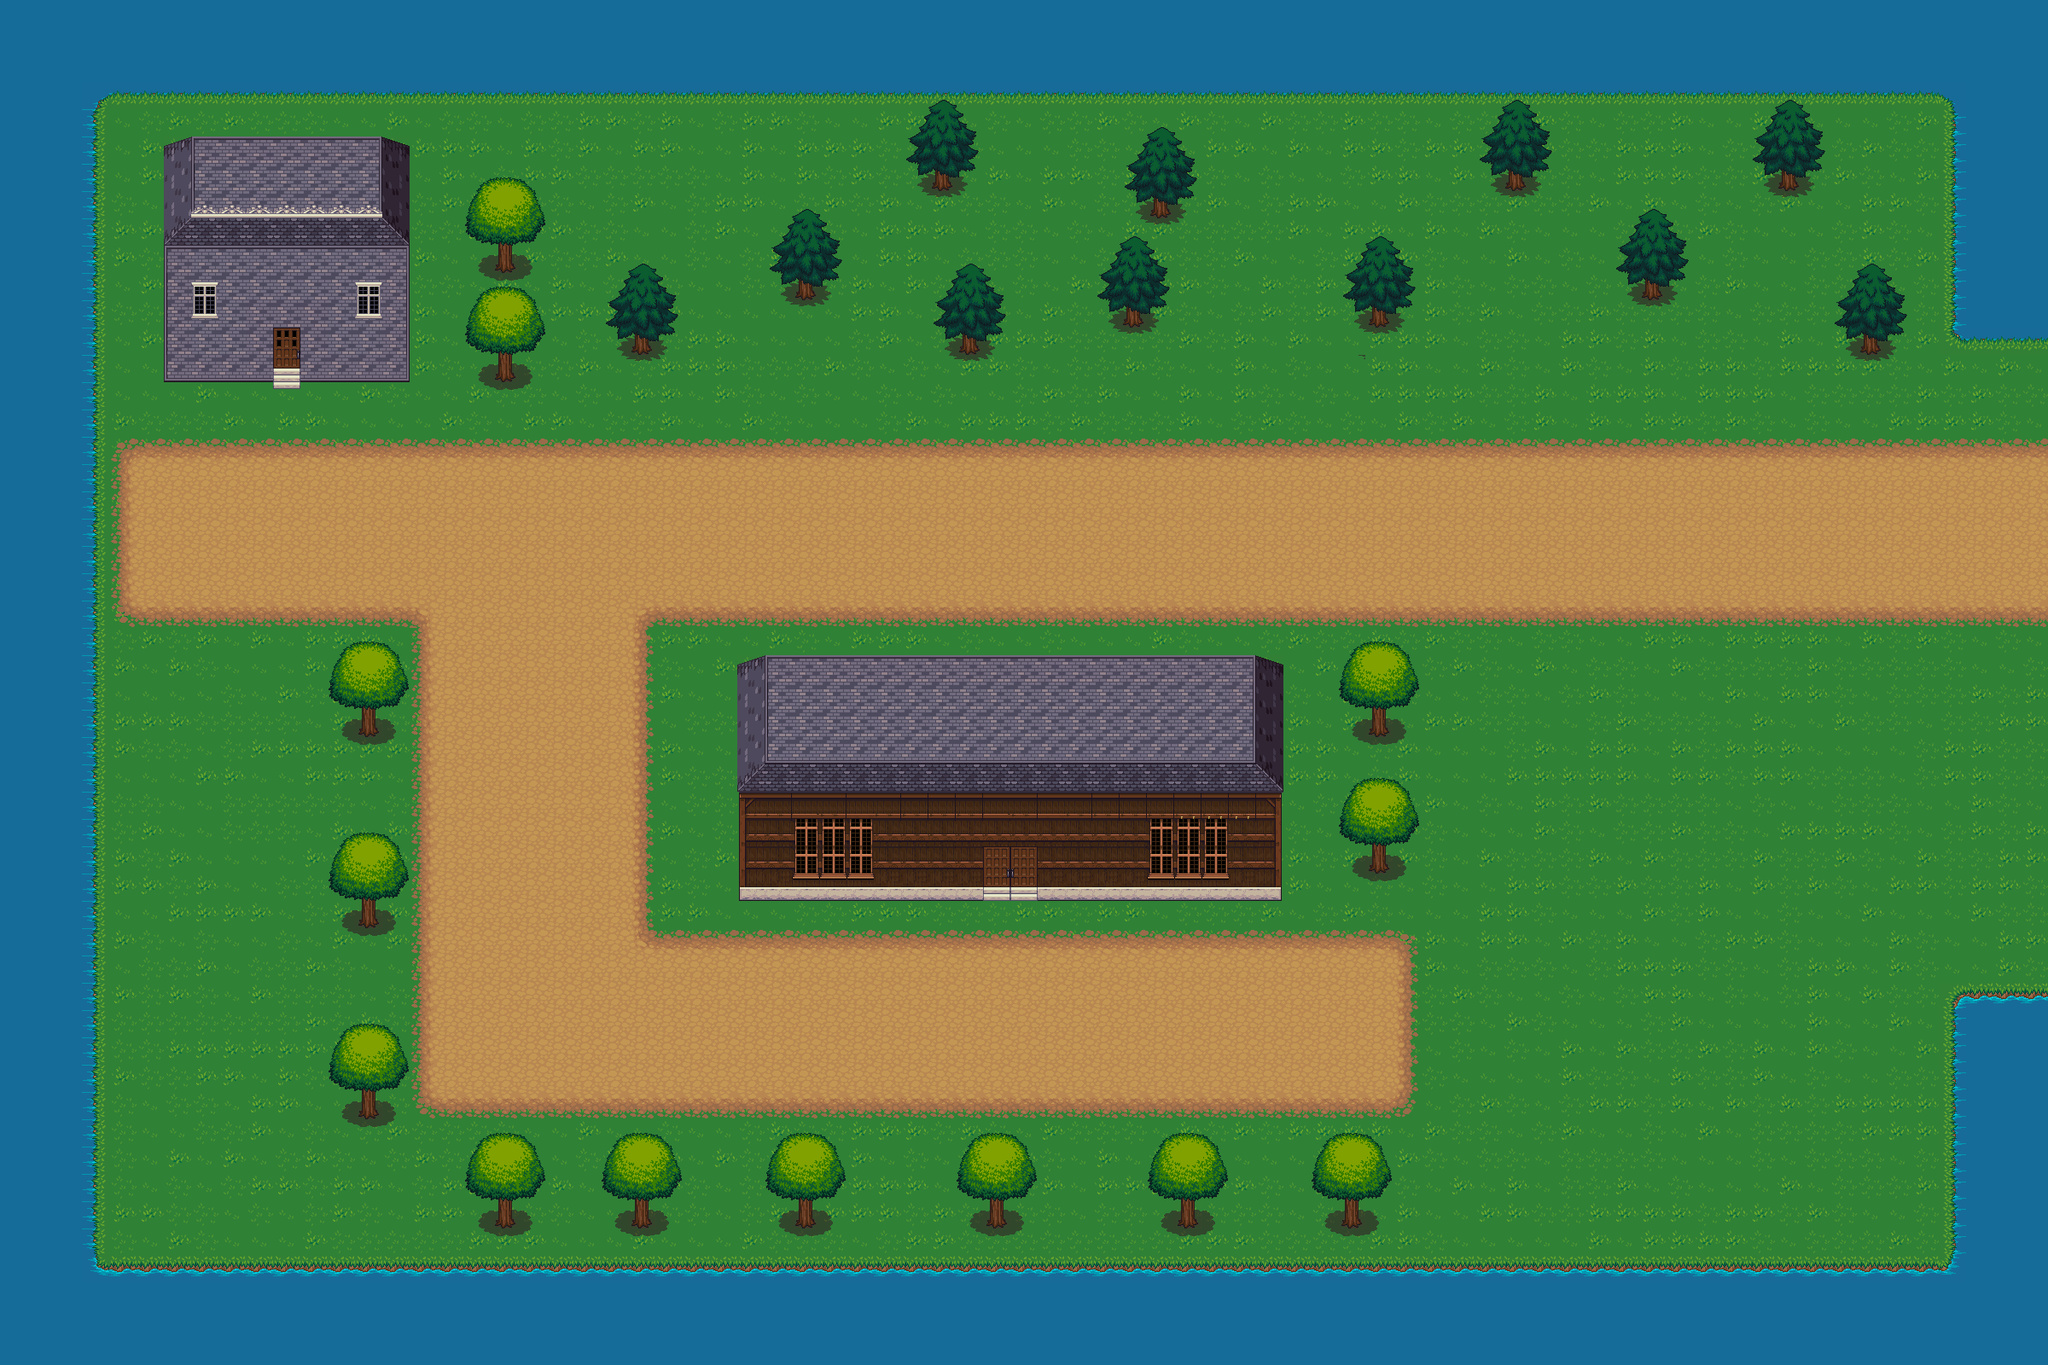

The image is a tile-based game level rendered from a .tmx file. Its description and source (layers, tilesets, objects; grid data summarised) follow:
An orthogonal 75x50 tile map with 32x32 px tiles, 7 tile layers (Tile Layer 1, Road, House, Door, ...), 9 tilesets.

<map version="1.0" orientation="orthogonal" renderorder="right-down" width="75" height="50" tilewidth="32" tileheight="32" nextobjectid="1">
 <properties>
  <property name="unity:scale" type="float" value="0.0325" />
 </properties>
 <tileset firstgid="1" source="Tiles/tilesets/grass.tsx" />
 <tileset firstgid="19" name="watergrass" tilewidth="32" tileheight="32" tilecount="18" columns="3">
  <image source="Tiles/tiles/watergrass.png" width="96" height="192" />
  <terraintypes>
   <terrain name="Water" tile="10" />
  </terraintypes>
  <tile id="1" terrain="0,0,0," />
  <tile id="2" terrain="0,0,,0" />
  <tile id="4" terrain="0,,0,0" />
  <tile id="5" terrain=",0,0,0" />
  <tile id="6" terrain=",,,0" />
  <tile id="7" terrain=",,0,0" />
  <tile id="8" terrain=",,0," />
  <tile id="9" terrain=",0,,0" />
  <tile id="10" terrain="0,0,0,0" />
  <tile id="11" terrain="0,,0," />
  <tile id="12" terrain=",0,," />
  <tile id="13" terrain="0,0,," />
  <tile id="14" terrain="0,,," />
 </tileset>
 <tileset firstgid="37" source="Tiles/tilesets/collidable.tsx" />
 <tileset firstgid="97" name="dirt" tilewidth="32" tileheight="32" tilecount="18" columns="3">
  <image source="Tiles/tiles/dirt.png" width="96" height="192" />
  <terraintypes>
   <terrain name="Dirt" tile="10" />
  </terraintypes>
  <tile id="1" terrain="0,0,0," />
  <tile id="2" terrain="0,0,,0" />
  <tile id="4" terrain="0,,0,0" />
  <tile id="5" terrain=",0,0,0" />
  <tile id="6" terrain=",,,0" />
  <tile id="7" terrain=",,0,0" />
  <tile id="8" terrain=",,0," />
  <tile id="9" terrain=",0,,0" />
  <tile id="10" terrain="0,0,0,0" />
  <tile id="11" terrain="0,,0," />
  <tile id="12" terrain=",0,," />
  <tile id="13" terrain="0,0,," />
  <tile id="14" terrain="0,,," />
 </tileset>
 <tileset firstgid="115" name="house" tilewidth="32" tileheight="32" tilecount="63" columns="9">
  <image source="Tiles/tiles/house.png" width="288" height="224" />
 </tileset>
 <tileset firstgid="178" name="town_buildings" tilewidth="32" tileheight="32" tilecount="64" columns="16">
  <image source="Tiles/tiles/town_buildings.png" width="543" height="128" />
 </tileset>
 <tileset firstgid="242" name="treetop" tilewidth="32" tileheight="32" tilecount="42" columns="6">
  <image source="Tiles/tiles/treetop.png" width="192" height="224" />
 </tileset>
 <tileset firstgid="284" name="treetop" tilewidth="32" tileheight="32" tilecount="42" columns="6">
  <image source="Tiles/tiles/treetop.png" width="192" height="224" />
 </tileset>
 <tileset firstgid="326" name="trunk" tilewidth="32" tileheight="32" tilecount="18" columns="6">
  <image source="Tiles/tiles/trunk.png" width="192" height="96" />
 </tileset>
 <layer name="Tile Layer 1" width="75" height="50">
  <data>[3750 cells, 3750 non-empty, 14 distinct tile ids]</data>
 </layer>
 <layer name="Road" width="75" height="50">
  <data>[3750 cells, 855 non-empty, 12 distinct tile ids]</data>
 </layer>
 <layer name="House" width="75" height="50">
  <data>[3750 cells, 261 non-empty, 58 distinct tile ids]</data>
 </layer>
 <layer name="Door" width="75" height="50">
  <data>[3750 cells, 13 non-empty, 5 distinct tile ids]</data>
 </layer>
 <layer name="TreeBase" width="75" height="50">
  <data>[3750 cells, 217 non-empty, 18 distinct tile ids]</data>
 </layer>
 <layer name="TreeTop" width="75" height="50">
  <properties>
   <property name="unity:sortingLayerName" value="abovePlayer" />
  </properties>
  <data>[3750 cells, 249 non-empty, 21 distinct tile ids]</data>
 </layer>
 <layer name="Collisions" width="75" height="50" opacity="0.01">
  <data>[3750 cells, 324 non-empty, 1 distinct tile ids]</data>
 </layer>
</map>
